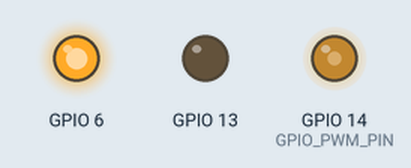
This sketch was run on a simulated ESP32. Shown: output pins drawn as LEDs (lit = HIGH). WiFi joins after 1.5 s; servers stay silent unless stated; the local clock reads 2024-03-15 10:24:30 at power-on unless the sketch sets it; what the sketch prints to the serial monitor is not drawn.

Above: at 1.55 s.
At 2.0 s:
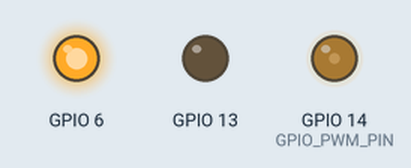
At 2.45 s:
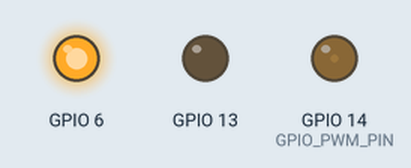
At 2.95 s:
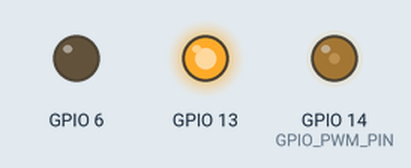
At 3.45 s:
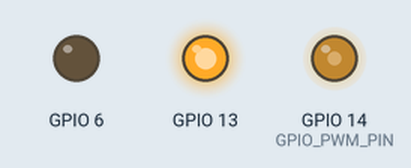
Timing chart, 0 to 6.1 s (numbered marks = the images above):
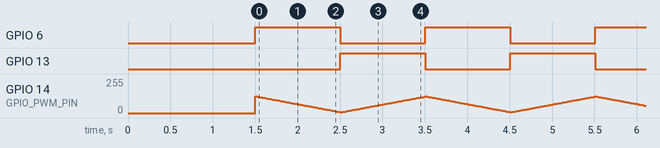

Measured:
- by itself, GPIO 6, GPIO 13: alternates HIGH for 1.0 s and LOW for 1.0 s

The sketch:

LedAB.ino
```cpp
#include <WiFi.h>
#include "time.h"
#include <Arduino.h>

#define GPIO_BLINK_PIN_1 (gpio_num_t)13  // GPIO pin for the blinking LED
#define GPIO_BLINK_PIN_2 (gpio_num_t)6  // GPIO pin for the blinking LED
#define GPIO_PWM_PIN 14    // GPIO pin for the PWM-controlled LED

// WiFi credentials and NTP servers
const char* ssid = "FBI";
const char* password = "1492745399";
const char* ntpServer1 = "pool.ntp.org";
const char* ntpServer2 = "time.nist.gov";
const long gmtOffset_sec = 3600;
const int daylightOffset_sec = 3600;

#define FREQUENCY 5000
#define RESOLUTION 10
#define CHANNEL 0
#define FADE_TIME 1000
#define HIGH_DUTY_CYCLE 500
#define LOW_DUTY_CYCLE 25

void printLocalTime() {
    struct tm timeinfo;
    if (!getLocalTime(&timeinfo)) {
        Serial.println("Failed to obtain time");
        return;
    }
    Serial.println(&timeinfo, "%A, %B %d %Y %H:%M:%S");
}

void fadeLED(int pin, bool level) {
    uint32_t startDuty = level ? LOW_DUTY_CYCLE : HIGH_DUTY_CYCLE;
    uint32_t targetDuty = level ? HIGH_DUTY_CYCLE : LOW_DUTY_CYCLE;
    ledcWrite(pin, startDuty);
    ledcFade(pin, startDuty, targetDuty, FADE_TIME);

}

void setup() {
    Serial.begin(115200);
    pinMode(GPIO_BLINK_PIN_1, OUTPUT);
    pinMode(GPIO_BLINK_PIN_2, OUTPUT);


    ledcAttachChannel(GPIO_PWM_PIN,FREQUENCY,RESOLUTION,CHANNEL);

    // Connect to WiFi
    Serial.printf("Connecting to %s ", ssid);
    WiFi.begin(ssid, password);
    while (WiFi.status() != WL_CONNECTED) {
        delay(500);
        Serial.print(".");
    }
    Serial.println(" CONNECTED");

    // Initialize SNTP
    configTime(gmtOffset_sec, daylightOffset_sec, ntpServer1, ntpServer2);

    // Wait for time to be set
    long startTime = millis();
    while (millis() - startTime < 10000) {
        time_t now;
        if (time(&now)) {
            printLocalTime();
            break;
        }
        delay(500);
        Serial.print(".");
    }
}

void loop() {
    static bool level = false;

    digitalWrite(GPIO_BLINK_PIN_1, level);
    digitalWrite(GPIO_BLINK_PIN_2, !level);

    fadeLED(GPIO_PWM_PIN, level);

    Serial.printf("Blinking LED %s\n", level ? "ON" : "OFF");
    Serial.printf("PWM Duty Cycle is now %d%%\n", level ? HIGH_DUTY_CYCLE : LOW_DUTY_CYCLE);

    level = !level;
    delay(1000);
    printLocalTime(); // Print local time every second
}
```
